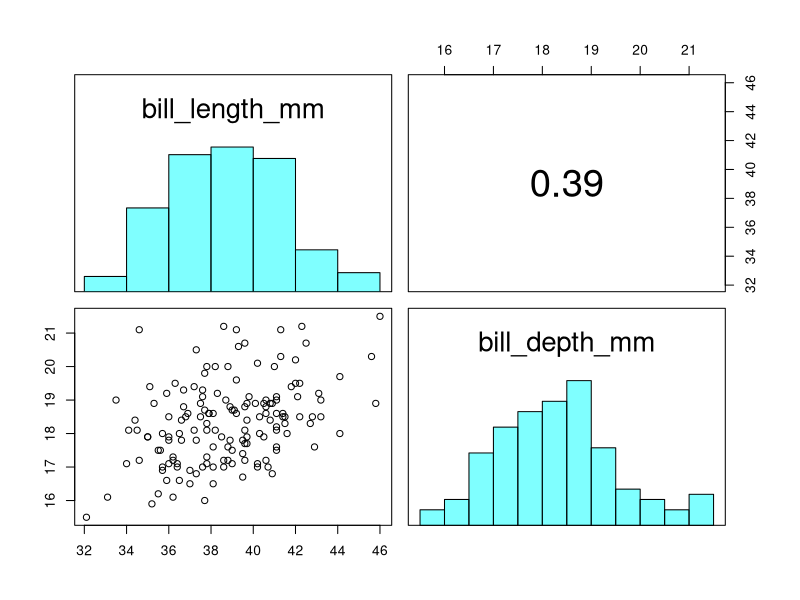
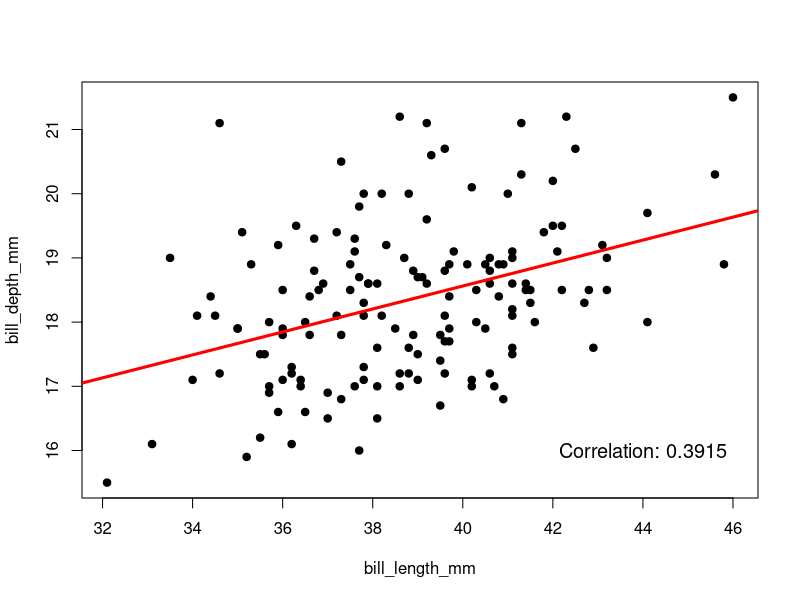

Here is the R script that generated these plots, in order:
## ---- chunk 1
knitr::opts_chunk$set(
	echo = TRUE,
	message = FALSE,
	warning = FALSE,
	comment = "#",
	collapse = T
)
pg <- palmerpenguins::penguins
library(tidyverse)
## ---- chunk 2
pg_adelie <- pg %>% 
  filter(species == "Adelie")
## ---- chunk 3
cor(pg_adelie$bill_length_mm, pg_adelie$bill_depth_mm, use = "complete.obs")
## ---- chunk 4
panel.cor <- function(x, y, digits = 2, prefix = "", cex.cor, ...) {
    usr <- par("usr")
    on.exit(par(usr))
    par(usr = c(0, 1, 0, 1))
    Cor <- abs(cor(x, y, use = "complete.obs")) # Remove abs function if desired
    txt <- paste0(prefix, format(c(Cor, 0.123456789), digits = digits)[1])
    if(missing(cex.cor)) {
        cex.cor <- 0.4 / strwidth(txt)
    }
    text(0.5, 0.5, txt,
         cex = 1 + cex.cor * Cor) # Resize the text by level of correlation
}


panel.hist <- function(x, ...) {
    usr <- par("usr")
    on.exit(par(usr))
    par(usr = c(usr[1:2], 0, 1.5))
    his <- hist(x, plot = FALSE)
    breaks <- his$breaks
    nB <- length(breaks)
    y <- his$counts
    y <- y/max(y)
    rect(breaks[-nB], 0, breaks[-1], y, col = rgb(0, 1, 1, alpha = 0.5), ...)
    # lines(density(x), col = 2, lwd = 2) # Uncomment to add density lines
}

pairs(pg_adelie[, c(3,4)],
      upper.panel = panel.cor, diag.panel = panel.hist)
## ---- chunk 5
{ plot(pg_adelie[, c(3,4)], pch = 19)
abline(lm(pg_adelie$bill_depth_mm ~ pg_adelie$bill_length_mm), col = "red", lwd = 3)
text(paste("Correlation:", 
           round(cor(pg_adelie$bill_length_mm, pg_adelie$bill_depth_mm, use = "complete.obs"), 4)),
           x = 44, y = 16, cex = 1.2)
}
